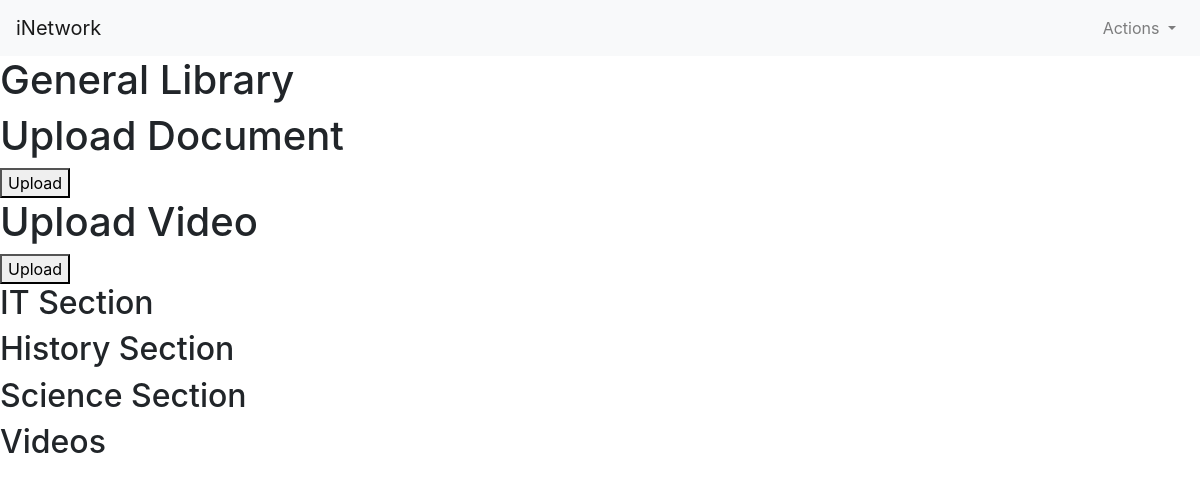
The page /general_library on the database as committed earlier.
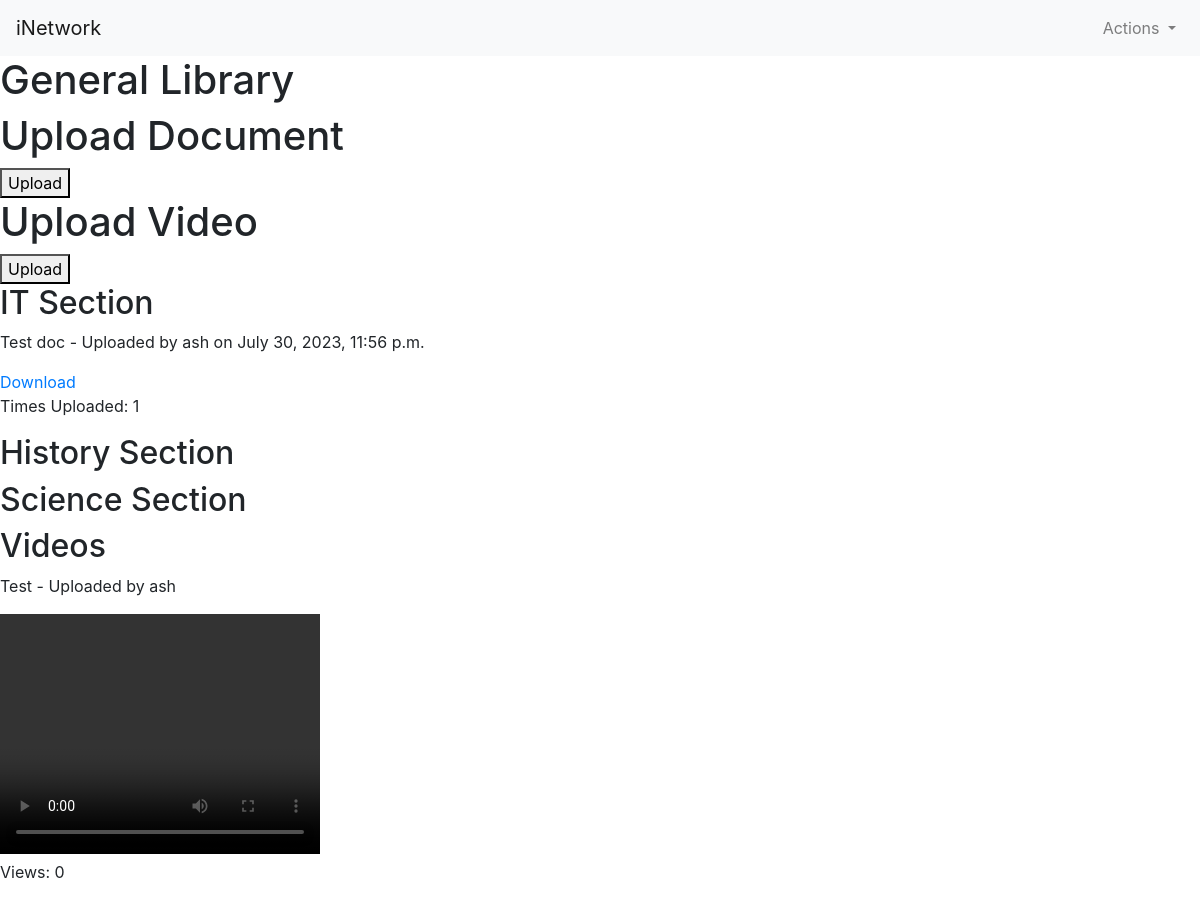
The same page on the database as committed later.
### minsocial/models.py (models this page shows, shortened)
class LibraryDocument(models.Model):
    CATEGORY_CHOICES = (
        ('IT', 'IT'),
        ('History', 'History'),
        ('Science', 'Science'),
    )
    title = models.CharField(max_length=100)
    category = models.CharField(max_length=20, choices=CATEGORY_CHOICES)
    file = models.FileField(upload_to='library/documents/')
    upload_date = models.DateTimeField(auto_now_add=True)
    uploader = models.ForeignKey(User, on_delete=models.CASCADE)

class User(AbstractUser):
    profile_pics = models.ImageField(upload_to='profile_pics/', null=True, blank=True)
    phone_number = models.CharField(max_length=20, null=True, blank=True)
    about = models.TextField(null=True, blank=True)

class Video(models.Model):
    title = models.CharField(max_length=100)
    file = models.FileField(upload_to='library/videos/')
    views = models.PositiveIntegerField(default=0)
    uploader = models.ForeignKey(User, on_delete=models.CASCADE)

### minsocial/views.py (the view)
# urls.py: path("general_library", views.general_library, name="general_library"),
def general_library(request):
    it_documents = LibraryDocument.objects.filter(category='IT')
    history_documents = LibraryDocument.objects.filter(category='History')
    science_documents = LibraryDocument.objects.filter(category='Science')
    videos = Video.objects.all()
    return render(request, 'network/general_library.html', {
        'it_documents': it_documents,
        'history_documents': history_documents,
        'science_documents': science_documents,
        'videos': videos,
    })

### minsocial/templates/network/general_library.html (shortened to what this page needs)
{% extends "network/layout.html" %}
{% block body %}
<h1>General Library</h1>
<h1>Upload Document</h1>
<form method="post" enctype="multipart/form-data" action="{% url 'upload_document' %}">
    <button type="submit">Upload</button>
</form>
<h1>Upload Video</h1>
<form method="post" enctype="multipart/form-data" action="{% url 'upload_video' %}">
    <button type="submit">Upload</button>
</form>
<h2>IT Section</h2>
{% for document in it_documents %}
    <p>{{ document.title }} - Uploaded by {{ document.uploader.username }} on {{ document.upload_date }}</p>
    <a href="{{ document.file.url }}" download>Download</a>
    <p>Times Uploaded: {{ document.uploader.librarydocument_set.count }}</p>
{% endfor %}
<h2>History Section</h2>
<h2>Science Section</h2>
<h2>Videos</h2>
{% for video in videos %}
    <p>{{ video.title }} - Uploaded by {{ video.uploader.username }}</p>
    <video width="320" height="240" controls>
        <source src="{{ video.file.url }}" type="video/mp4">
    </video>
    <p>Views: {{ video.views }}</p>
{% endfor %}
{% endblock %}

Rows that differ between the two databases and show on the page:
added LibraryDocument: title "Test doc", uploader.username "ash", upload_date "July 30, 2023, 11:56 p.m.", uploader.librarydocument_set.count "1"
added Video: title "Test", uploader.username "ash", views "0"
